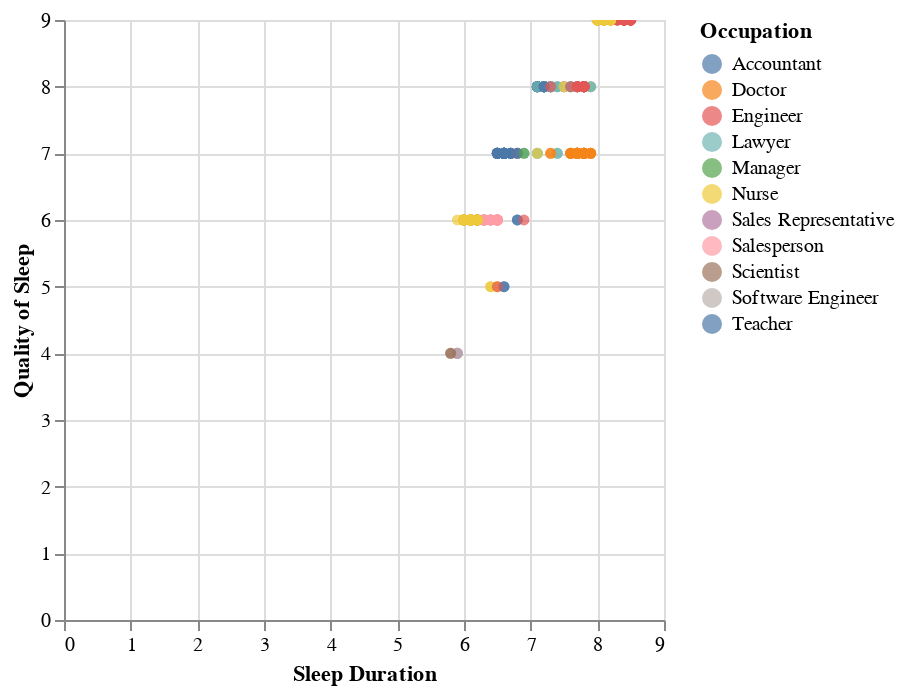

Source (notebook cell):
### Markdown cell above
#### 4. Which occupations experience the highest and lowest quality of sleep?

### Code cell
# dropdown menu for selecting an Occupation
input_dropdown = alt.binding_select(options=list(set(df.Occupation)))

selected_points = alt.selection_point(fields=['Occupation'], bind=input_dropdown, name='Select')

color = alt.condition(selected_points, alt.Color('Occupation:N'), alt.value('lightgray'))

alt.Chart(df).mark_circle().encode(
    x='Sleep Duration',
    y='Quality of Sleep',
    color=color,
    tooltip=['Gender','Age', 'Occupation:N', 'Sleep Duration:Q', 'Quality of Sleep:Q', 'Sleep Disorder']
).add_params(
    selected_points
).interactive()

### Figure 1 — Vega-Lite specification as saved in the notebook (floating-point values rounded to 4 significant figures; data arrays with more than 128 entries replaced by an {"elided": "..."} marker saying what was removed)
{"config": {"view": {"continuousWidth": 300, "continuousHeight": 300}}, "data": {"name": "data-b452dcc40e1279d15c5f681ba6c0ccdc"}, "mark": {"type": "circle"}, "encoding": {"color": {"condition": {"param": "Select", "field": "Occupation", "type": "nominal"}, "value": "lightgray"}, "tooltip": [{"field": "Gender", "type": "nominal"}, {"field": "Age", "type": "quantitative"}, {"field": "Occupation", "type": "nominal"}, {"field": "Sleep Duration", "type": "quantitative"}, {"field": "Quality of Sleep", "type": "quantitative"}, {"field": "Sleep Disorder", "type": "nominal"}], "x": {"field": "Sleep Duration", "type": "quantitative"}, "y": {"field": "Quality of Sleep", "type": "quantitative"}}, "params": [{"name": "Select", "select": {"type": "point", "fields": ["Occupation"]}, "bind": {"input": "select", "options": ["Accountant", "Lawyer", "Manager", "Teacher", "Sales Representative", "Salesperson", "Software Engineer", "Nurse", "Scientist", "Doctor", "Engineer"]}}, {"name": "param_1", "select": {"type": "interval", "encodings": ["x", "y"]}, "bind": "scales"}], "$schema": "https://vega.github.io/schema/vega-lite/v5.8.0.json", "datasets": {"data-b452dcc40e1279d15c5f681ba6c0ccdc": {"elided": "374 records"}}}
